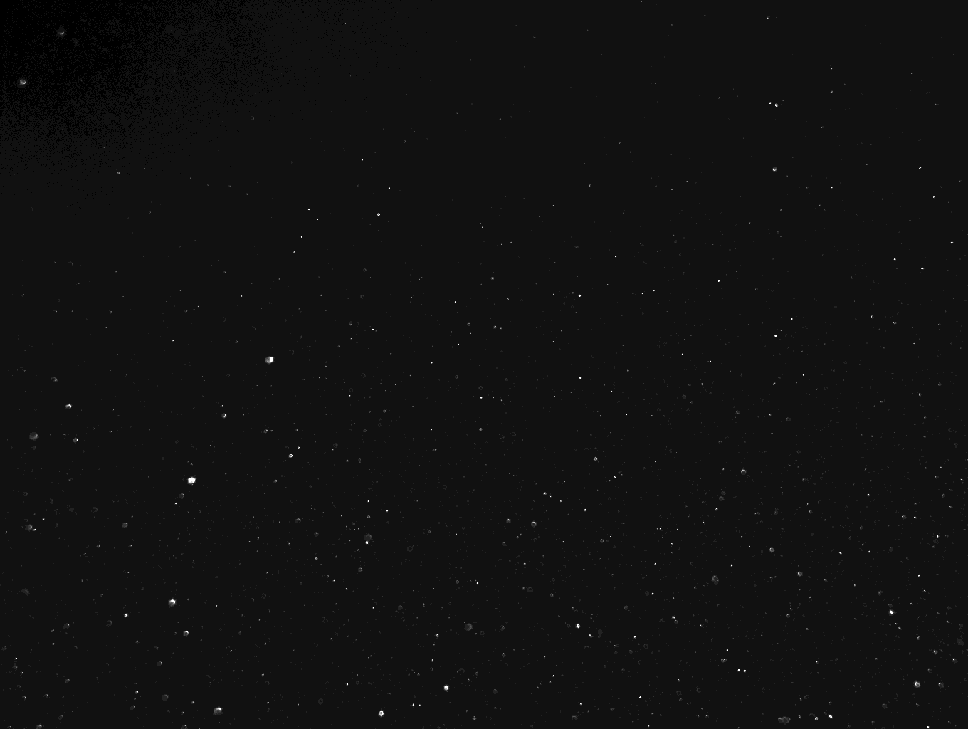
#> input picture data/2024-01-30_17-01-46/image0000000.tif, 968 x 729 px, shrunk from 1360 x 1024 before the run, found by its file name; its folder holds only this picture in this run
$ python Mono12Reader.py
#> lines starting #> are read from the running program, lines starting #| are printed output that depends on the picture
import os
import matplotlib.pyplot as plt
import matplotlib.image as mpimg
import matplotlib.colors as mcolors
import re


def switch_images(folder_path):
    # Get all image file names in the folder and sort them
    image_files = sorted([f for f in os.listdir(folder_path) if f.endswith('.tif')],
    key=lambda x: int(re.search(r'(\d+)', x).group()))

    num_images = len(image_files)
    if num_images == 0:
        print('No image files found')
        return

    # Initialize the current image index
    current_image_idx = 0

    # Create a larger figure window and display the first image
    fig, ax = plt.subplots(figsize=(12, 8))  # Increase the figure size
    image_data = mpimg.imread(os.path.join(folder_path, image_files[current_image_idx]))
#> image_data is the input picture: shape (729, 968) uint16; min 212, max 4095, mean 366.7
    h_image = ax.imshow(image_data, cmap='gray')  # Use the "gray" colormap
    plt.colorbar(h_image, ax=ax)  # Associate the colorbar with the image
    h_image.set_clim(0, 2**12)  # Apply caxis settings to the image


    # Add a text annotation to display the image name
    h_text = ax.text(10, 45, image_files[current_image_idx], color='white')

    # Function to handle key press events
    def keypress_callback(event):
        nonlocal current_image_idx
        if event.key == 'right':
            current_image_idx = (current_image_idx + 1) % num_images
        elif event.key == 'left':
            current_image_idx = (current_image_idx - 1) % num_images

        # Update and display the new image
        new_image_data = mpimg.imread(os.path.join(folder_path, image_files[current_image_idx]))
        h_image.set_data(new_image_data)
        h_text.set_text(image_files[current_image_idx])

        # Refresh the plot
        plt.draw()

    # Set the key press callback function
    fig.canvas.mpl_connect('key_press_event', keypress_callback)

    # Display the plot
    plt.show()
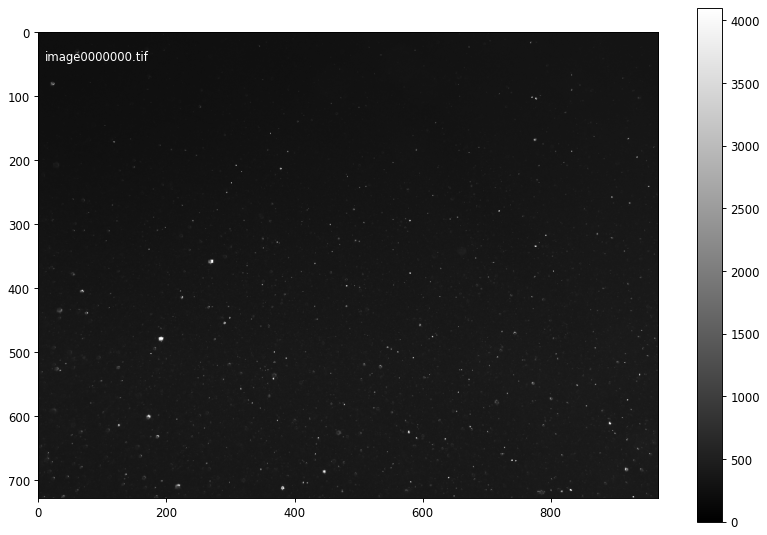
#> figure drawn by matplotlib, 2 panels

# Specify the folder path
folder_path = '/home/pi/Desktop/Vim_cam/data/2024-01-30_17-01-46' # Replace with your image folder path
switch_images(folder_path)

$ run again, on data/2024-01-30_17-01-46/image0000004.tif
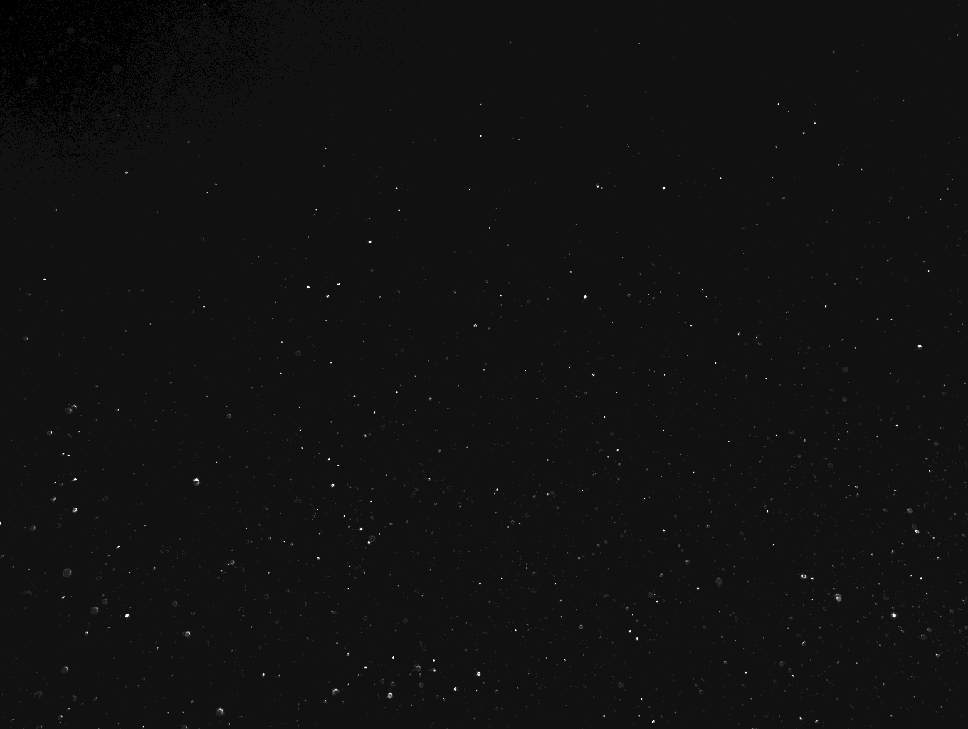
#> input picture data/2024-01-30_17-01-46/image0000004.tif, 968 x 729 px, shrunk from 1360 x 1024 before the run, found by its file name
#> in switch_images, image_data is the input picture: shape (729, 968) uint16; min 214, max 4095, mean 366.9
#> in switch_images, `plt.show()`:
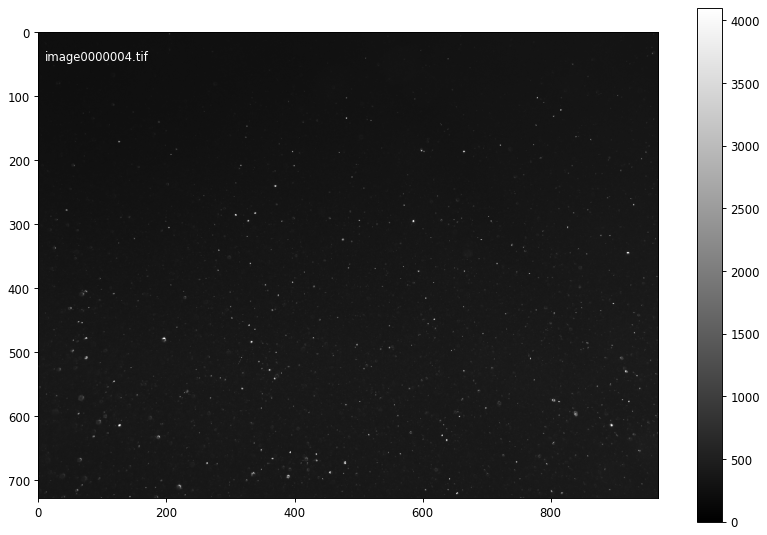
#> figure drawn by matplotlib, 2 panels

$ run again, on data/2024-01-30_17-01-46/image0000005.tif
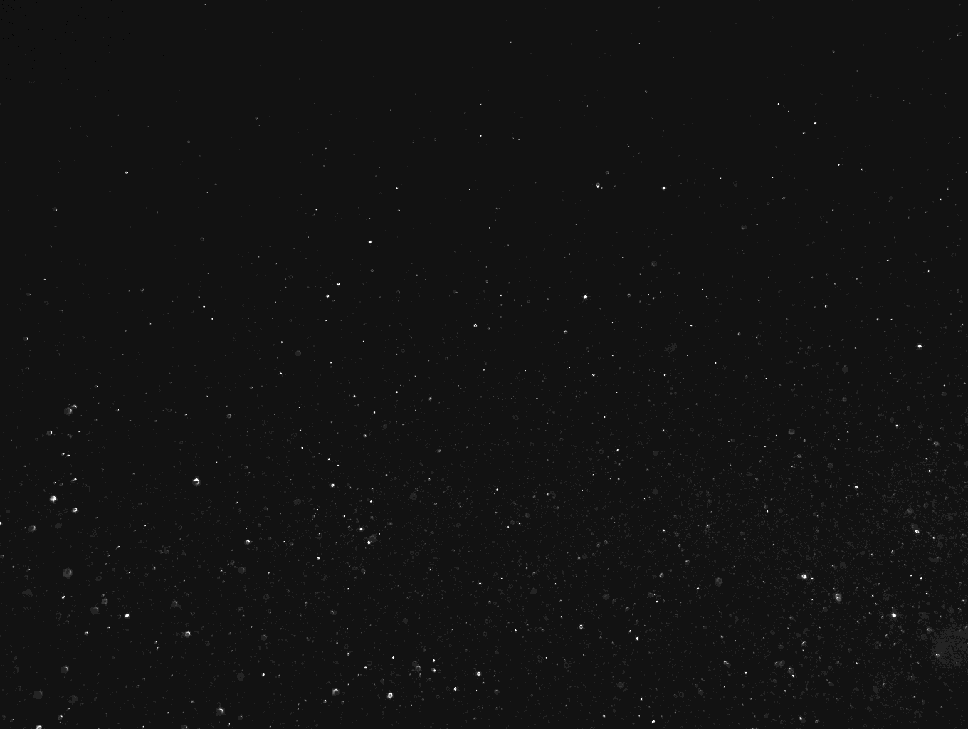
#> input picture data/2024-01-30_17-01-46/image0000005.tif, 968 x 729 px, shrunk from 1360 x 1024 before the run, found by its file name
#> in switch_images, image_data is the input picture: shape (729, 968) uint16; min 233, max 3829, mean 411
#> in switch_images, `plt.show()`:
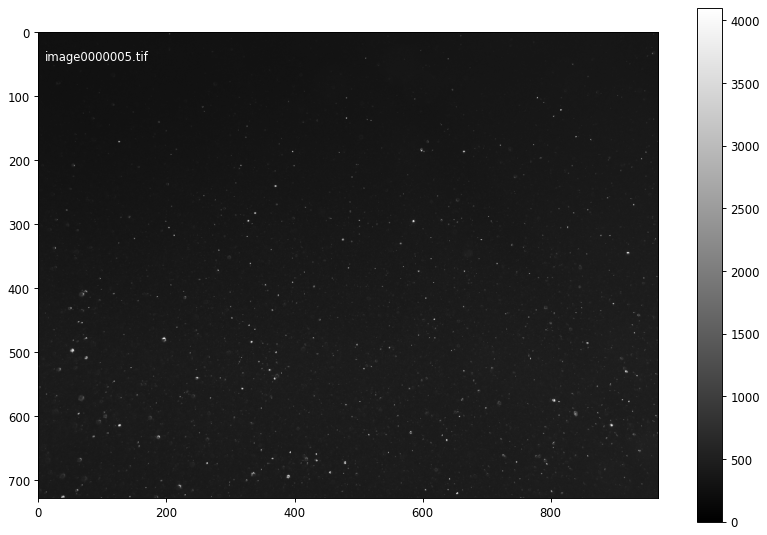
#> figure drawn by matplotlib, 2 panels
